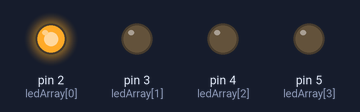
Bench run of a sketch on a simulated Arduino Uno, built with avr-gcc and run on an emulated ATmega328P. On the bench: output pins drawn as LEDs (lit = HIGH).

Above: at 0.2 s.
At 1.9 s:
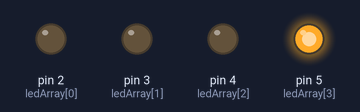
At 2.4 s:
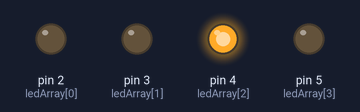
At 4.37 s:
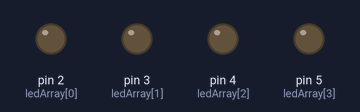
At 6.3 s:
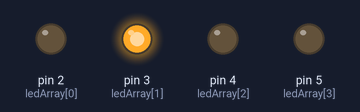
Timing chart, 0 to 7.6 s (numbered marks = the images above):
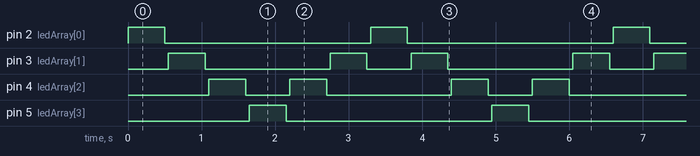

Measured:
- by itself, pin 2 (ledArray[0]), pin 5 (ledArray[3]): alternates HIGH for 0.50 s and LOW for 2.8 s
- by itself, pin 3 (ledArray[1]): repeats every 3.3 s: LOW 1.7 s, HIGH 0.50 s, LOW 0.60 s, HIGH 0.50 s
- by itself, pin 4 (ledArray[2]): repeats every 3.3 s: LOW 0.60 s, HIGH 0.50 s, LOW 1.7 s, HIGH 0.50 s

The sketch:

sketch_feb19f.ino
```cpp
const byte ledArray[] = {2,3,4,5};
int richting = 1;
int teller = 0;

void setup() {
  // put your setup code here, to run once:
 for (int x=0; x<4; x++){
    pinMode(ledArray[x],OUTPUT);
  }
}

void loop() {
  // put your main code here, to run repeatedly:
    digitalWrite(ledArray[teller], HIGH);
    delay(500);
    digitalWrite(ledArray[teller],  LOW);
    delay(50);
    teller += richting;
    if(teller == 3 || teller == 0) richting*=-1;
}
```
